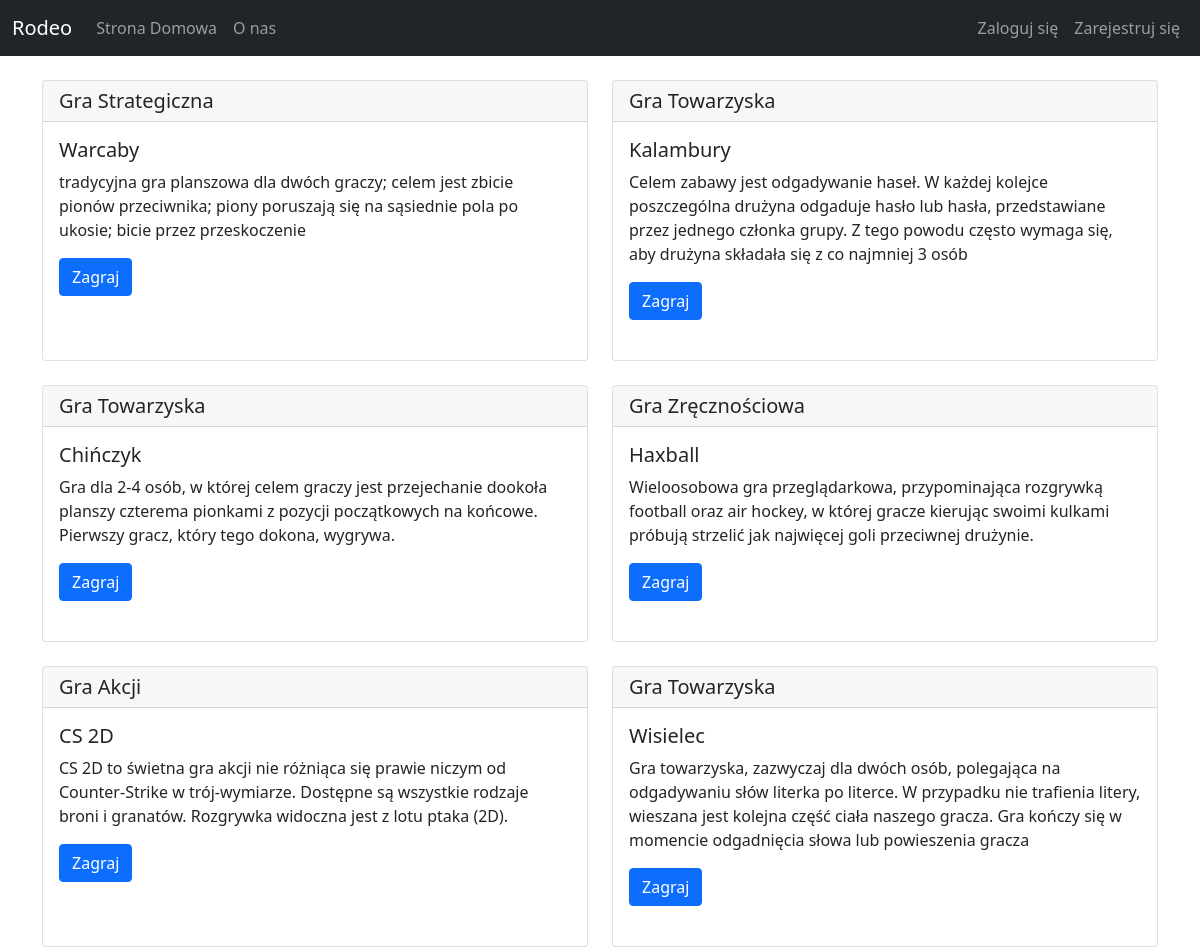
The page / on the database its author committed.
### rodeo_app/models.py (models this page shows, shortened)
class Game(models.Model):
    title = models.CharField(max_length=100)
    description = models.TextField()
    genre = models.TextField()

### rodeo_app/views.py (the view)
# urls.py: 2. Add a URL to urlpatterns:  path('', views.home, name='home')
def home(request):
    context = {
        'games': Game.objects.all()
    }
    return render(request, 'rodeo_app/home.html', context)

### rodeo_app/templates/rodeo_app/home.html
{% extends "rodeo_app/base.html" %}
{% block content %}
    <div class="row row-cols-1 row-cols-md-2 g-4">
        {% for game in games %}
            <div class="col">
                <div class="card mt-4 h-100">
                <h5 class="card-header">{{ game.genre }}</h5>
                <div class="card-body">
                    <h5 class="card-title">{{ game.title }}</h5>
                    <p class="card-text">{{ game.description }}</p>
                    <a href="#" class="btn btn-primary">Zagraj</a>
                </div>
                </div>
            </div>
        {% endfor %}
    </div>
{% endblock content %}

### rows shown on the page
Game: genre "Gra Strategiczna", title "Warcaby", description "tradycyjna gra planszowa dla dwóch graczy; celem jest zbicie pionów przeciwnika; piony poruszają się na sąsiednie pola po ukosie; bicie przez przeskoczenie"
Game: genre "Gra Towarzyska", title "Kalambury", description "Celem zabawy jest odgadywanie haseł. W każdej kolejce poszczególna drużyna odgaduje hasło lub hasła, przedstawiane przez jednego członka grupy. Z tego powodu często wymaga się, aby drużyna składała się z co najmniej 3 osób"
Game: genre "Gra Towarzyska", title "Chińczyk", description "Gra dla 2-4 osób, w której celem graczy jest przejechanie dookoła planszy czterema pionkami z pozycji początkowych na końcowe. Pierwszy gracz, który tego dokona, wygrywa."
Game: genre "Gra Zręcznościowa", title "Haxball", description "Wieloosobowa gra przeglądarkowa, przypominająca rozgrywką football oraz air hockey, w której gracze kierując swoimi kulkami próbują strzelić jak najwięcej goli przeciwnej drużynie."
Game: genre "Gra Akcji", title "CS 2D", description "CS 2D to świetna gra akcji nie różniąca się prawie niczym od Counter-Strike w trój-wymiarze. Dostępne są wszystkie rodzaje broni i granatów. Rozgrywka widoczna jest z lotu ptaka (2D)."
Game: genre "Gra Towarzyska", title "Wisielec", description "Gra towarzyska, zazwyczaj dla dwóch osób, polegająca na odgadywaniu słów literka po literce. W przypadku nie trafienia litery, wieszana jest kolejna część ciała naszego gracza. Gra kończy się w momencie odgadnięcia słowa lub powieszenia gracza"
